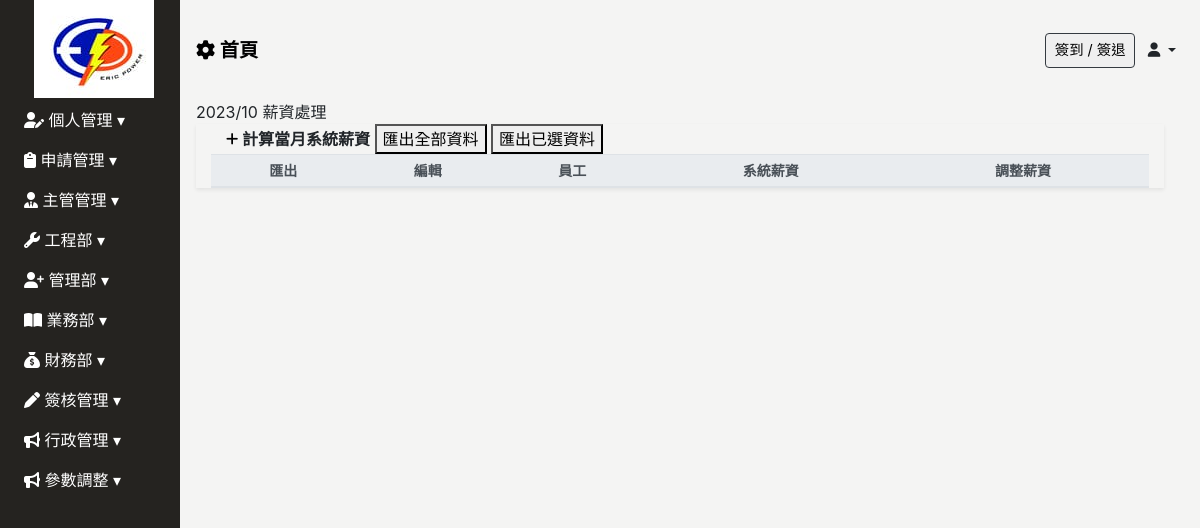
The page /salary/2023/10 on the database as committed earlier.
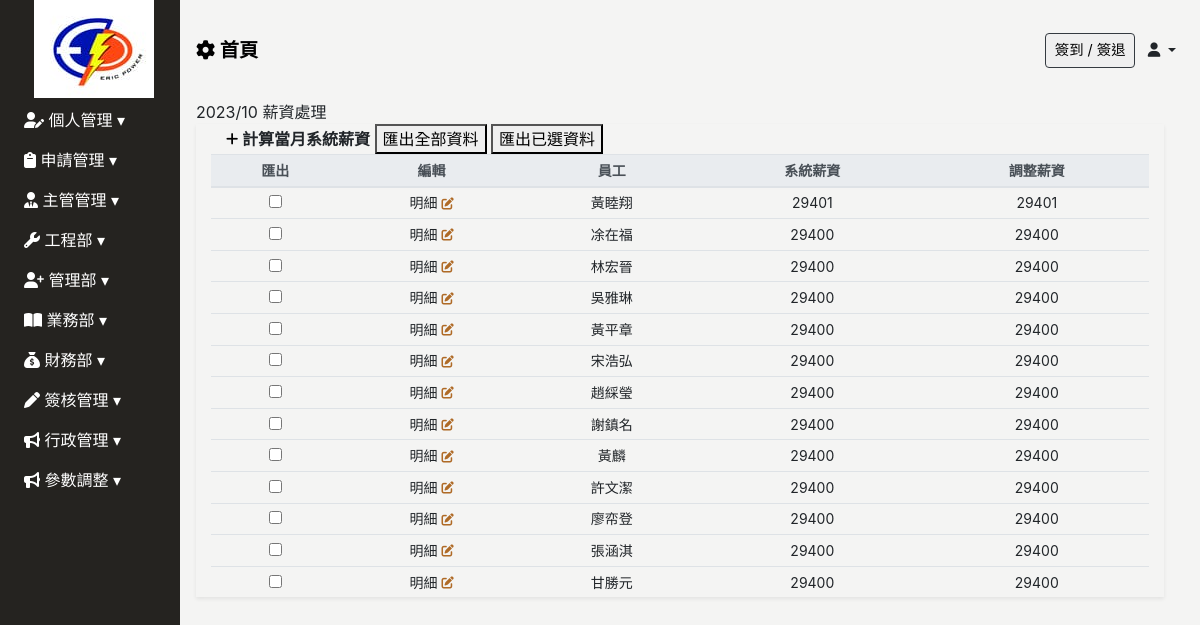
The same page on the database as committed later.
### Backend/models.py (models this page shows, shortened)
class ModifiedModel(models.Model):
    modified_by = models.ForeignKey("Employee", on_delete=models.SET_NULL, null=True, blank=True)
    created_date = models.DateField(default=timezone.now,verbose_name='建立日期')
    update_date = models.DateField(auto_now=True, verbose_name='更新日期')
    class Meta:
        abstract = True

class Salary(ModifiedModel):
    user = models.ForeignKey(Employee,related_name="salary_user" ,on_delete=models.DO_NOTHING, verbose_name="員工")
    year = models.PositiveIntegerField(verbose_name="年")
    month = models.PositiveIntegerField(verbose_name="月")
    created_by = models.ForeignKey("Employee",related_name="Salary_author", on_delete=models.SET_NULL, null=True, blank=True)
    @property
    def system_total_money(self):
        return self.calculate_total_amount()
    @property
    def adjustment_total_money(self):
        return self.calculate_total_amount(False)
    def calculate_total_amount(self, use_system_amount=True):
        details = self.details.all()
        total_amount = 0
        for detail in details:
            if use_system_amount:
                amount_to_add = detail.system_amount
            else:
                amount_to_add = detail.adjustment_amount
            if detail.deduction:
                amount_to_add = -amount_to_add
            total_amount += amount_to_add
        return total_amount
    class Meta:
        verbose_name = "薪資"
        verbose_name_plural = "薪資"

class Employee(ModifiedModel):
    GENDER_CHOICES = [
        ('M', '男'),
        ('F', '女'),
    ]
    BLOOD_TYPE_CHOICES = [
        ('A', 'A型'),
        ('B', 'B型'),
        ('AB','AB型'),
        ('O', 'O型'),
    ]
    MARITAL_STATUS_CHOICES = [
        ('M', '已婚'),
        ('S', '未婚'),
        ('D', '離異'),
    ]
    MILITARY_STATUS_CHOICES = [
        ('M', '義務役'),
        ('E', '免服役'),
        ('A', '替代役'),
    ]
    user = models.OneToOneField(User, null=True, blank=True, on_delete=models.CASCADE)
    profile_image = models.ImageField(upload_to='employee_profile/', blank=True, null=True, default='employee_profile/default_profile.png', verbose_name='員工照片')
    location_city = models.CharField(max_length=4, choices=LOCATION_CHOICES, null=True, blank=True, verbose_name='居住城市(用於計算)')
    uploaded_files = models.ManyToManyField(UploadedFile,blank=True,  related_name="userfile")
    full_name = models.CharField(max_length=30, null=True, blank=True, verbose_name='員工名稱')
    employee_id	 = models.CharField(max_length=30, blank=True,verbose_name='員工ID')
    departments = models.ForeignKey('Department', on_delete=models.SET_NULL, blank=True, null=True, related_name='employees', verbose_name='部門名稱')# 你可以通过department.employees.all()访问一个部门的所有员工。
    position = models.CharField(max_length=30, null=True, blank=True, verbose_name='職稱')
    phone_number = models.CharField(max_length=20, null=True, blank=True,verbose_name='手機號碼')
    contact_number = models.CharField(max_length=20, null=True, blank=True,verbose_name='聯絡電話')
    start_work_date = models.DateField(null=True, blank=True, verbose_name='到職日期')
    seniority = models.DecimalField(max_digits=3, decimal_places=1, null=True, blank=True, verbose_name='目前年資')
    id_number = models.CharField(max_length=20, null=True, blank=True, verbose_name='身份證字號')
    birthday = models.DateField(null=True, blank=True, verbose_name='出生日期')
    gender = models.CharField(max_length=1, choices=GENDER_CHOICES, null=True, blank=True, verbose_name='性別')
    blood_type = models.CharField(max_length=2, choices=BLOOD_TYPE_CHOICES, null=True, blank=True, verbose_name='血型')
    birth_place = models.CharField(max_length=100, null=True, blank=True, verbose_name='出生地')
    marital_status = models.CharField(max_length=1, choices=MARITAL_STATUS_CHOICES, null=True, blank=True, verbose_name='婚姻狀況')
    military_status = models.CharField(max_length=1, choices=MILITARY_STATUS_CHOICES, null=True, blank=True, verbose_name='兵役狀況')
    permanent_address = models.CharField(max_length=50, null=True, blank=True, verbose_name='戶籍地址')
    current_address_city = models.CharField(max_length=50, null=True, blank=True, verbose_name='現居地址縣市')
    current_address = models.CharField(max_length=50, null=True, blank=True, verbose_name='現居地址')
    location = models.CharField(max_length=50, null=True, blank=True, verbose_name='所在地')
    company_email = models.EmailField(null=True, blank=True, verbose_name='公司E_Mail')
    personal_email = models.EmailField(null=True, blank=True, verbose_name='個人E_Mail')
    emergency_contact = models.CharField(max_length=50, null=True, blank=True, verbose_name='緊急聯絡人1')
    emergency_contact_relations = models.CharField(max_length=50, null=True, blank=True, verbose_name='關係1')
    emergency_contact_phone = models.CharField(max_length=20, null=True, blank=True, verbose_name='聯絡人電話1')
    default_salary = models.PositiveIntegerField(default=27000, null=True, blank=True, verbose_name="基本薪資")
    job_addition = models.PositiveIntegerField(default=27000, null=True, blank=True, verbose_name="職務加給")
    phone_addition = models.PositiveIntegerField(default=27000, null=True, blank=True, verbose_name="手機加給")
    food_addition = models.PositiveIntegerField(default=27000, null=True, blank=True, verbose_name="伙食津貼")
    certificates_addition = models.PositiveIntegerField(default=27000, null=True, blank=True, verbose_name="證照加給")
    labor_protection = models.PositiveIntegerField(default=27000, null=True, blank=True, verbose_name="勞保")
    health_insurance = models.PositiveIntegerField(default=27000, null=True, blank=True, verbose_name="健保")
    labor_pension = models.PositiveIntegerField(default=6, null=True, blank=True, verbose_name="勞退比例(%)")
    class Meta:
        verbose_name = "員工"   # 單數
        verbose_name_plural = verbose_name   #複數

class SalaryDetail(models.Model):
    salary = models.ForeignKey("Salary",related_name="details",on_delete=models.CASCADE, verbose_name="依附薪資單",null=True, blank=True)
    name = models.CharField(max_length=100, verbose_name='名稱')
    system_amount = models.PositiveIntegerField(default=0, verbose_name='系統金額')
    adjustment_amount = models.PositiveIntegerField(default=0, verbose_name='調整金額')
    deduction = models.BooleanField(default=False, verbose_name='扣款項目') #F為補貼、T為請事假、勞保...
    class Meta:
        verbose_name = "薪資明細"
        verbose_name_plural = "薪資明細"

### Frontend/views.py (the view)
# urls.py: path('salary/<int:year>/<int:month>', views.SalaryListView.as_view(), name="salary_api"),
class SalaryListView(UserPassesTestMixin,ListView):
    model = Salary
    template_name = 'Salary/Salary.html'
    context_object_name = 'salaries'
    def get_queryset(self):
        year = self.kwargs.get('year')
        month = self.kwargs.get('month')
        queryset = Salary.objects.filter(year=year, month=month)
        return queryset
    def test_func(self):
        if settings.PASS_TEST_FUNC:
            return True
        return self.request.user.groups.filter(name__icontains='薪水管理').exists()

### Frontend/templates/Salary/Salary.html (shortened to what this page needs)
{% extends 'base/base_dashboard.html' %}
{% block import %}
{% load static%}
{% endblock %}
{% block main %}
{% now "Y" as current_year %}
{% now "m" as current_month %}
<div class="main px-3">
    {{current_year}}/{{current_month}} 薪資處理
    <div class="salary-table container-fluid shadow-sm table-responsive-lg">
        <table class="table table-sm table-hover text-center" id="table" data-toggle="table" data-sortable="true"
            data-toolbar="#toolbar" data-search="true" data-show-columns="true" data-filter-strict-search="true"
            data-show-columns-toggle-all="true" data-pagination="true" data-page-size="25" data-page-list="[25, All]"
            data-filter-control="true">
            <div id="toolbar">
                <div class="salary-header container-fluid">
                    <x href="" type="button" onclick="set_month_salary()" class="font-weight-bold" id="sys_new">
                        <i class="fa-solid fa-plus fa-sm" style="color: #000000;"></i> 計算當月系統薪資
                    </x>
                    <button class="d-none d-md-inline-block" onclick="exportAllOptionToExcel('員工薪資.xlsx')"
                        data-export-url="{% url 'excel_export' %}">匯出全部資料</button>
                    <button class="d-none d-md-inline-block"
                        onclick="exportSelectedOptionToExcel('員工薪資.xlsx')">匯出已選資料</button>
                </div>
            </div>
            <thead class="thead-light" style="font-size: 14px;">
                <tr class="text-nowrap">
                    <th data-force-hide="true" data-switchable="false" data-no-print="true" data-field="checkbox"
                        class="d-none d-md-table-cell">匯出</th>
                    <th data-force-hide="true" data-switchable="false" data-no-print="true" data-field="edit">編輯</th>
                    <th data-field="quotation_id" data-sortable="true">員工</th>
                    <th data-field="tax_id" data-sortable="true">系統薪資</th>
                    <th data-field="project_name" data-sortable="true">調整薪資</th>
                </tr>
            </thead>
            <tbody class="text-nowrap" style="font-size: 14px;">
                {% for item in salaries %}
                <tr>
                    <td><input type="checkbox" name="importcheckd" onclick="updateCheckedArray(this)"
                            value="{{ item.id }}"></td>
                    <td>
                        <a type="button" onclick="goLink('{{ item.user.id }}')"> 明細
                        </a>
                    </td>
                    <td>
                        {{ item.user.full_name}}
                    </td>
                    <td>
                        {{ item.system_total_money}}
                    </td>
                    <td>
                        {{ item.adjustment_total_money}}
                    </td>
                </tr>
                {% endfor %}
            </tbody>
        </table>
    </div>
</div>
{% endblock %}

### Frontend/templates/base/base_dashboard.html (shortened to what this page needs)
<!DOCTYPE html>
<html lang="zh-Hant">
<head>
    <link rel="stylesheet" href="https://stackpath.bootstrapcdn.com/bootstrap/4.2.1/css/bootstrap.min.css"
>
    <link rel="stylesheet" href="https://cdnjs.cloudflare.com/ajax/libs/font-awesome/6.4.0/css/all.min.css">
    <link href="https://unpkg.com/bootstrap-table@1.22.1/dist/bootstrap-table.min.css" rel="stylesheet">
    <link href="https://cdn.rawgit.com/harvesthq/chosen/gh-pages/chosen.min.css" rel="stylesheet" />
    {% load static%}
    <link rel="stylesheet" href="{% static 'css/base/base.css' %}">
    <link rel="stylesheet" href="{% static 'css/index/index-login.css' %}">
    <link href="https://cdn.jsdelivr.net/npm/select2@4.1.0-rc.0/dist/css/select2.min.css" rel="stylesheet" />
</head>
<body>
    {% include 'base/sidebar.html' %}
    {% include 'base/header.html' %}
    {% block main %}
    {% endblock %}
</body>
<link href="https://cdn.jsdelivr.net/npm/sweetalert2@11.7.16/dist/sweetalert2.min.css
" rel="stylesheet">
</html>

### Frontend/templates/base/sidebar.html (shortened to what this page needs)
{% load tz %}
{% load custom_tags %}
{% load static%}
<div class="sidebar pl-2 collapse width show" id="sidebarCollapse">
    <div class="sidebar-logo">
        <img src="{% static 'img/logo/logo_compress.jpg' %}" class="img-fluid mx-auto d-block" alt="艾力克電機">
    </div>
    <ul class="nav flex-column">
        <li class="nav-item">
            <a class="nav-link collapsed" href="#" data-target="#calendarCollapse" data-toggle="collapse"
                aria-expanded="false" aria-controls="calendarCollapse">
                <i class="fa-solid fa-user-pen" style="color: #ffffff;"></i> 個人管理
            </a>
        </li>
        <li class="nav-item">
            <a class="nav-link collapsed" href="#" data-target="#applicationCollapse" data-toggle="collapse"
                aria-expanded="false" aria-controls="applicationCollapse">
                <i class="fa-solid fa-clipboard" style="color: #ffffff;"></i> 申請管理
            </a>
        </li>
        {% if user|in_group_T_or_F:"主管" or pass_test_func %}
        <li class="nav-item">
            <a class="nav-link collapsed" href="#" data-target="#directorCollapse" data-toggle="collapse"
                aria-expanded="false" aria-controls="directorCollapse">
                <i class="fa-solid fa-user-tie" style="color: #ffffff;"></i> 主管管理
            </a>
        </li>
        {% endif %}
        {% if user|in_group_T_or_F:"工程" or pass_test_func %}
        <li class="nav-item">
            <a class="nav-link collapsed" href="#" data-target="#engineerCollapse" data-toggle="collapse"
                aria-expanded="false" aria-controls="engineerCollapse">
                <i class="fa-solid fa-wrench" style="color: #ffffff;"></i> 工程部
            </a>
        </li>
        {% endif %}
        {% if user|in_group_T_or_F:"簽核流程管理"  or user|in_group_T_or_F:"管理部" or pass_test_func %}
        <li class="nav-item">
            <a class="nav-link collapsed" href="#" data-target="#personnelCollapse" data-toggle="collapse"
                aria-expanded="false" aria-controls="personnelCollapse">
                <i class="fa-solid fa-user-plus" style="color: #ffffff;"></i> 管理部
            </a>
        </li>
        {% endif %}
        {% if user|in_group_T_or_F:"業務" or pass_test_func %}
        <li class="nav-item">
            <a class="nav-link collapsed" href="#" data-target="#salesCollapse" data-toggle="collapse"
                aria-expanded="false" aria-controls="salesCollapse">
                <i class="fa-solid fa-book-open" style="color: #ffffff;"></i> 業務部
            </a>
        </li>
        {% endif %}
        {% if user|in_group_T_or_F:"財務部" or pass_test_func %}
        <li class="nav-item">
            <a class="nav-link collapsed" href="#financialCollapse" data-toggle="collapse" aria-expanded="false"
                aria-controls="financialCollapse">
                <i class="fa-solid fa-sack-dollar" style="color: #ffffff;"></i> 財務部
            </a>
        </li>
        {% endif %}
        <li class="nav-item">
            <a class="nav-link collapsed" href="#approvalCollapse" data-toggle="collapse" aria-expanded="false"
                aria-controls="approvalCollapse">
                <i class="fa-solid fa-pen" style="color: #ffffff;"></i> 簽核管理
            </a>
        </li>
        {% if user|in_group_T_or_F:"公告" or pass_test_func %}
        <li class="nav-item">
            <a class="nav-link collapsed" href="#newsCollapse" data-toggle="collapse" aria-expanded="false"
                aria-controls="newsCollapse">
                <i class="fa-solid fa-bullhorn" style="color: #ffffff;"></i> 行政管理
            </a>
        </li>
        {% endif %}
        {% if  pass_test_func %}
        <li class="nav-item">
            <a class="nav-link collapsed" href="#OP" data-toggle="collapse" aria-expanded="false"
                aria-controls="OP">
                <i class="fa-solid fa-bullhorn" style="color: #ffffff;"></i> 參數調整
            </a>
        </li>
        {% endif %}
    </ul>
</div>

### Frontend/templates/base/header.html (shortened to what this page needs)
<header class="d-flex justify-content-between align-items-center px-3">
    <div>
        <a href="{% url 'index' %}" style="color: #000; text-decoration: none;">
            <span class="font-weight-bold" style="font-size: clamp(1rem, 2vw, 1.2rem);">
                <i class="fa-solid fa-gear"></i> 首頁
            </span>
        </a>
    </div>
    <div>
        <button type="button" class="border border-dark rounded mr-2" data-toggle="modal" data-target="#clock-inout" @click="catchDateTime">
            簽到 / 簽退
        </button>
        <span class="dropdown-toggle mr-2 employee_full_name" data-toggle="dropdown">
            <i class="fa-solid fa-user"></i> {{ request.user.employee.full_name }}
        </span>
    </div>
</header>
{% load static %}

Rows that differ between the two databases and show on the page:
added Salary: user.full_name "黃睦翔", system_total_money "29401", adjustment_total_money "29401"
added Salary: user.full_name "凃在福", system_total_money "29400", adjustment_total_money "29400"
added Salary: user.full_name "林宏晉", system_total_money "29400", adjustment_total_money "29400"
added Salary: user.full_name "吳雅琳", system_total_money "29400", adjustment_total_money "29400"
added Salary: user.full_name "黃平章", system_total_money "29400", adjustment_total_money "29400"
added Salary: user.full_name "宋浩弘", system_total_money "29400", adjustment_total_money "29400"
added Salary: user.full_name "趙綵瑩", system_total_money "29400", adjustment_total_money "29400"
added Salary: user.full_name "謝鎮名", system_total_money "29400", adjustment_total_money "29400"
added Salary: user.full_name "黃麟", system_total_money "29400", adjustment_total_money "29400"
added Salary: user.full_name "許文潔", system_total_money "29400", adjustment_total_money "29400"
added Salary: user.full_name "廖帟登", system_total_money "29400", adjustment_total_money "29400"
added Salary: user.full_name "張涵淇", system_total_money "29400", adjustment_total_money "29400"
added Salary: user.full_name "甘勝元", system_total_money "29400", adjustment_total_money "29400"
